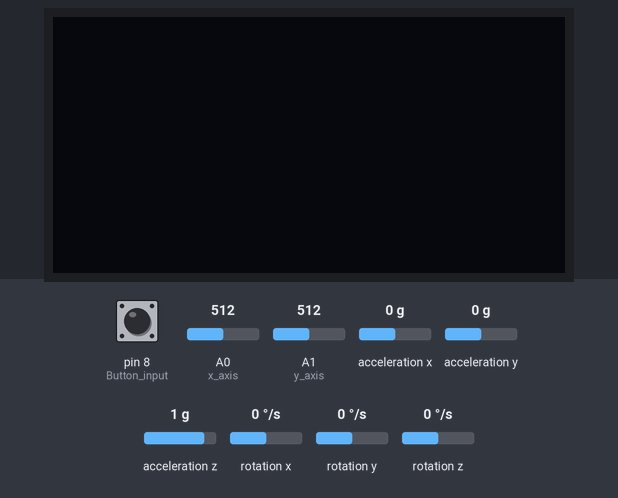
Bench run of a sketch on a simulated Arduino Uno, built with avr-gcc and run on an emulated ATmega328P. On the bench: 128×64 one-colour display. Inputs (shaded band) come from the test bench; at power-on: pin 8 (Button_input) HIGH, A0 (x_axis) = 512, A1 (y_axis) = 512, acceleration x 0 g, acceleration y 0 g, acceleration z 1 g, rotation x 0 °/s, rotation y 0 °/s, rotation z 0 °/s. The OLED is the two-colour kind (top 16 rows yellow); random numbers use the default seed unless the sketch sets one; the audio player accepts every command and is not drawn; what the sketch prints to the serial monitor is not drawn.

Above: at 3.7 s.
3.8 s: pin 8 (Button_input) pulled LOW for 0.15 s
6.3 s: A0 (x_axis) set to 90
At 8.5 s:
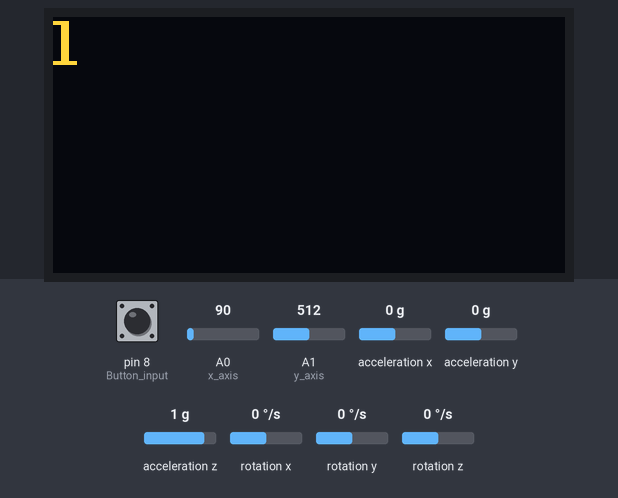
At 11.9 s:
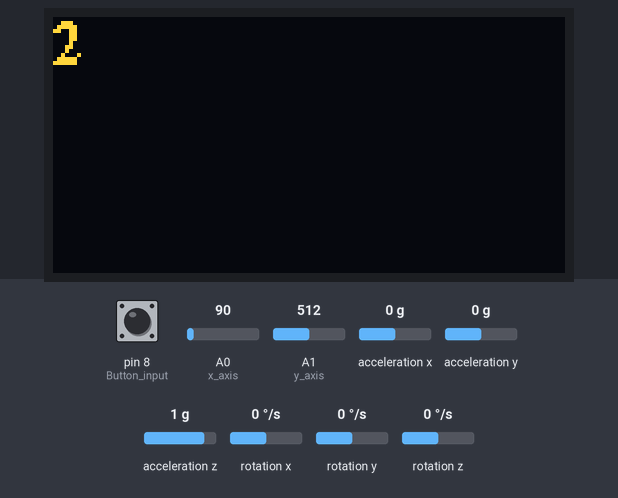
Timing chart, 0 to 13.4 s (numbered marks = the images above; inputs shaded):
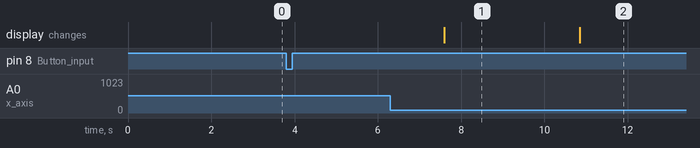

Measured:
- after the input at 3.8 s, every drawn part: stays the same
- after the input at 6.3 s, the display: changes after 1.3 s (image 1)
- what the display in image 1 shows lasts 3.2 s, from 7.6 s to 10.8 s

The sketch:

base_game_functional.ino
```cpp
#include <Wire.h>
#include <MPU6050.h>
#include <SoftwareSerial.h>
#include "DFRobotDFPlayerMini.h"
#include <Adafruit_GFX.h>
#include <Adafruit_SSD1306.h>
//#include <AltSoftSerial.h>
#include "SSD1306Ascii.h"
#include "SSD1306AsciiAvrI2c.h"

// Using a soft serial port
SoftwareSerial softSerial(11, 10);

MPU6050 mpu;
DFRobotDFPlayerMini myDFPlayer;

#define SCREEN_WIDTH 128 // OLED display width, in pixels
#define SCREEN_HEIGHT 64 // OLED display height, in pixels

// Declaration for an SSD1306 display connected to I2C (SDA, SCL pins)
//Adafruit_SSD1306 display(SCREEN_WIDTH, SCREEN_HEIGHT);

// 0X3C+SA0 - 0x3C or 0x3D
#define I2C_ADDRESS 0x3C

// Define proper RST_PIN if required.
#define RST_PIN -1

SSD1306AsciiAvrI2c oled;

void setup() {

  Serial.begin(115200);
  softSerial.begin(9600);

  /////////////////////////////////////////////////////////
  // Display Initialization
  /////////////////////////////////////////////////////////
  #if RST_PIN >= 0
    oled.begin(&Adafruit128x64, I2C_ADDRESS, RST_PIN);
  #else // RST_PIN >= 0
    oled.begin(&Adafruit128x64, I2C_ADDRESS);
  #endif // RST_PIN >= 0

  oled.setFont(TimesNewRoman16_bold);
  oled.clear();
  // oled.print("Hello world!");
  delay(500);

  /////////////////////////////////////////////////////////
  // DFMiniPlayer Initialization
  /////////////////////////////////////////////////////////
  if (!myDFPlayer.begin(softSerial, true, true)) {
    Serial.println("DFPlayer initialization failed");
    while (true);
  }
  Serial.println("DFPlayer initialized successfully");


  /////////////////////////////////////////////////////////
  // Accelerometer Initialization
  /////////////////////////////////////////////////////////
  mpu.initialize();  // Initialize MPU6050


  /////////////////////////////////////////////////////////
  // Pin Initializations
  /////////////////////////////////////////////////////////
  pinMode(8, INPUT);      // Button input
  digitalWrite(8, HIGH);  // Button initialization

  pinMode(A0, INPUT);  // x axis
  pinMode(A1, INPUT);  // y axis

  delay(500);             // Allow time for initialization
  myDFPlayer.volume(13);  //Set volume value. From 0 to 30
  //myDFPlayer.play(1);
  delay(1000);
}

// Input 1: Craft a block
// outputs:
//inputs:
bool craft() {
  myDFPlayer.play(4);
  delay(1000);
  // HIGH = idle    LOW = pressed
  bool flag = false;

  while (!flag) {
    if(digitalRead(8)==LOW) {
      myDFPlayer.play(1);
      Serial.println("Craft!");
      flag = true;
      delay(500);
    }
  }
  return flag;
}

// Input 2: Dodge an attack/enemy
// outputs:
// inputs:
bool dodge() {
  myDFPlayer.play(5);
  delay(1000);
  bool flag = false;
  bool dodged = false;

  while (!flag) {
    int xVal = analogRead(A0);
    int yVal = analogRead(A1);

    if ((xVal >= 600 && xVal <= 1000) && (yVal >= 0 && yVal <= 500) ||
        (xVal >= 500 && yVal >= 1000) ||
        (xVal >= 0 && xVal <= 100) && (yVal >= 500) ||
        (xVal >= 1000 && yVal >= 500)) {
      dodged = true;
      flag = true;
      Serial.println("Dodged!");
      delay(500);
    }
  }
  return dodged;
}

// Input 3: Attack
// outputs:
// inputs:
bool attack() {
  myDFPlayer.play(6);
  delay(1000);
  bool flag = false;
  bool swing = false;

  while(!flag) {
    int16_t ax, ay, az;
    int16_t gx, gy, gz;
    // Read accelerometer and gyroscope data
    mpu.getAcceleration(&ax, &ay, &az);
    mpu.getRotation(&gx, &gy, &gz);

    if (ay < 0) {
      Serial.println("Swung");
      myDFPlayer.play(8);
      flag = true;
      swing = true;
      delay(500);
    }
  }

  return swing;
}

bool startGame() {
  bool pressed = false;
  while (pressed == false) {
    if (digitalRead(8) == LOW) {
      pressed = true;
      Serial.println("Game Begins!");
      myDFPlayer.play(3); // Game begins
      delay(1000);
    }
  }
  return pressed;
}

void loop() {
  int i=200;  //timer in milliseconds
  int sub = 20;  //subtract from timer if player gives correct input
  int score = 0;  //score count
  int y;
  bool success = false;

  startGame();

  while (i >= 0) {
    bool success = false;
    int action = random(1,4);
    Serial.print("Action chosen: ");
    Serial.println(action); // 1-3
    delay(1000);

    if (action == 1) {
      success = craft();
      Serial.print("Succeed: ");
      Serial.println(success);
      delay(200);
    }
    else if (action == 2) {
      success = dodge();
      Serial.print("Succeed: ");
      Serial.println(success);
      delay(200);
    }
    else if (action == 3) {
      success = attack();
      Serial.print("Succeed: ");
      Serial.println(success);
      delay(200);
    }


    if (success == true) {
      score++;
      i -= sub;
      Serial.print("Score: ");
      oled.clear();
      Serial.println(score);
      oled.print(score);
      delay(500);
    }
    else {
      myDFPlayer.play(7); // Game over
      Serial.println("Game Over");
      return 0;
    }
  }

  if (i <= 0) {
    Serial.println("You Win!");
    Serial.print("Score: ");
    Serial.println(score);
  }

  return 0;
}
```
